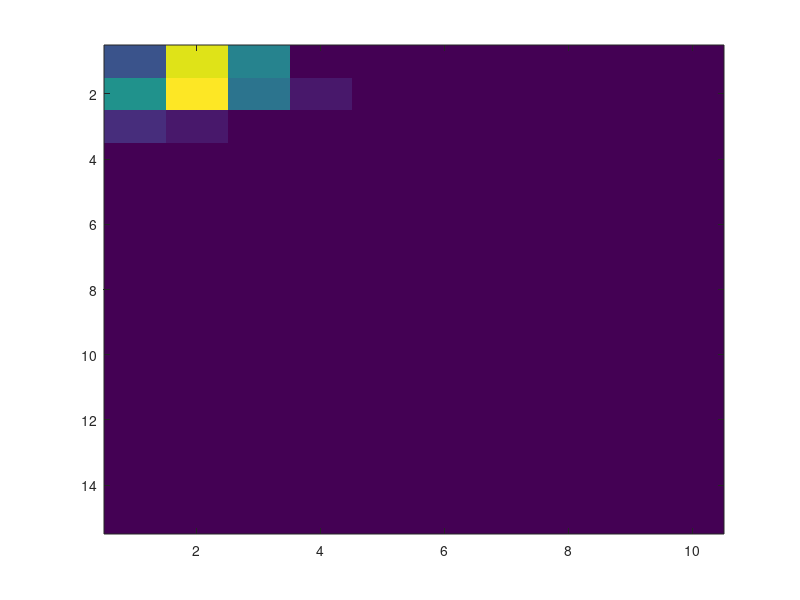

Source code (MATLAB): (Note: this script raises an error after producing the figure.)
saveDir = 'D:\CHESS_data\simulated_data_nooverlap_60\';
mkdir(saveDir)
%% Randomized spot example
num_spots = 60;
% Ring sampling parameters
ring_width = 20;
num_theta= 2048;
num_rad = 2*ring_width+1;
dtheta = 1;
drad = 1;
% Amplitude
min_amp = 100;
max_amp = 300;

%Azimuthal mean and variance
min_az_mean = 1;
max_az_mean = 2047;
start_center_az_std = 2;
end_center_az_std = 25;
width_az_std = 1;

%Radial mean and variance
center_rad_mean = 20;
width_rad_mean = 5;
start_center_rad_std = 1;
end_center_rad_std = 4;
width_rad_std = 0.3;

% Basis function variance parameters
P.num_var_t = 15;
P.num_var_r = 10;
P.dtheta = 1;
P.drad = 1;
P.var_theta = linspace(P.dtheta/2,30,P.num_var_t);
P.var_rad   = linspace(P.drad/2,  5,P.num_var_r);

% Setup sample positions and 
positions = zeros(100,1);
dist = zeros(100,1);
for i = 1:100
        positions(i) = i;
        dist(i) = sqrt( (i-1)^2 );
end

% Produce 5x5 array of ring images
synth_sample = cell(100,1);
VDF = cell(100,1);
evar_az = zeros(100,1);
evar_rad = zeros(100,1);

theta_means = (rand(num_spots,1)-0.5)*max_az_mean + min_az_mean;
rad_means = rand(num_spots,1)*width_rad_mean + center_rad_mean;
amplitudes = rand(num_spots,1)*max_amp + min_amp;

for i = 1:size(positions,1)
% for i = [1,50,100]
    % Generate diffraction spot parameters
    std_theta = randn(num_spots,1).*width_az_std + start_center_az_std*(1-dist(i)/100) + end_center_az_std*(dist(i)/100);
    std_rad = randn(num_spots,1).*width_rad_std + start_center_rad_std*(1-dist(i)/100) + end_center_rad_std*(dist(i)/100); 

    VDF{i} = hist3([std_theta,std_rad],'Ctrs',{P.var_theta',P.var_rad'});
    figure(1)
    imagesc(VDF{i})
    
    % Generate image
    B = zeros(num_rad,num_theta);
    for j = 1:num_spots
        B = B + amplitudes(j)*...
            gaussian_basis_wrap_2D_norm2( num_theta,dtheta,round(theta_means(j)),std_theta(j)^2,...
                                          num_rad,drad,round(rad_means(j)),std_rad(j) );
    end
    % Add noise
    B = B + randn(num_rad,num_theta)*mean(amplitudes)/100;
    
    % Plot image
    figure(2)
    uplim = max(B(:));
    imshow(B,'DisplayRange',[0 uplim],'Colormap',jet)
    
    % Save sample info to structure
    sample.image = B;
    sample.std_theta = std_theta;
    sample.std_rad = std_rad;
    sample.theta_mean = theta_means;
    sample.rad_mean = rad_means;
    sample.amplitudes = amplitudes;
    sample.vdf = VDF{i};
    
    %Compute expected variance
    total = sum(amplitudes(:));
    az_signal = amplitudes.*std_theta;
    rad_signal = amplitudes.*std_rad;
    expected_var_az = sum(az_signal(:))/total;
    expected_var_rad = sum(rad_signal(:))/total;
    evar_az(i) = expected_var_az;
    evar_rad(i) = expected_var_rad;
    
    % Add sample to 100x1 cell array 
    synth_sample{i} = sample;
    im_name = [saveDir,sprintf('polar_image_%i.mat',i)];
    polar_image = B;
    
    % Save out image files
    save(im_name,'polar_image')
    
    % Perturb spots
    theta_mean_deltas = randn(num_spots,1)*2;
    rad_mean_deltas = randn(num_spots,1)*0.25;
    amplitude_deltas = randn(num_spots,1)*8;
    
    theta_means = theta_means + theta_mean_deltas;
    rad_means = rad_means + rad_mean_deltas;
    amplitudes = amplitudes + amplitude_deltas;
    pause()
end
save([saveDir,'synth_data.mat'],'synth_sample','VDF')

%% View Expected Variance
% figure(2)
% image(evar_image,'CDataMapping','scaled')
% colorbar()